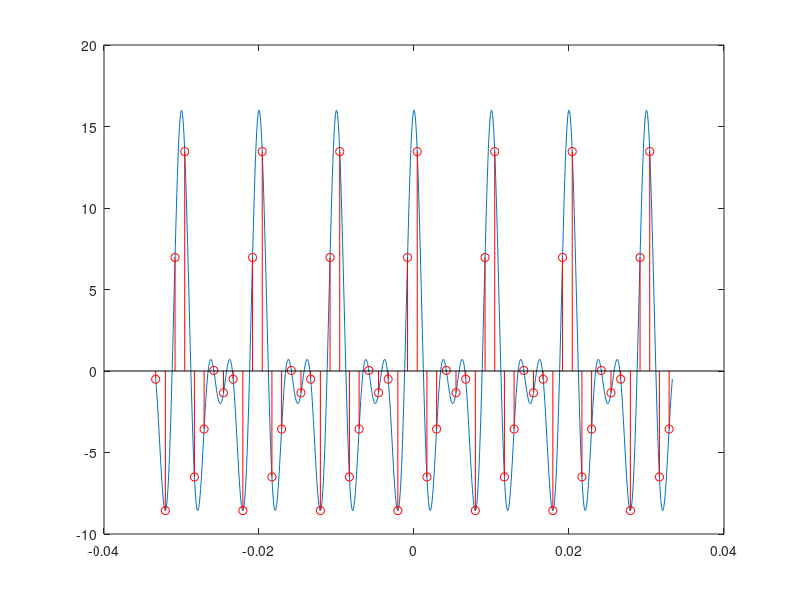
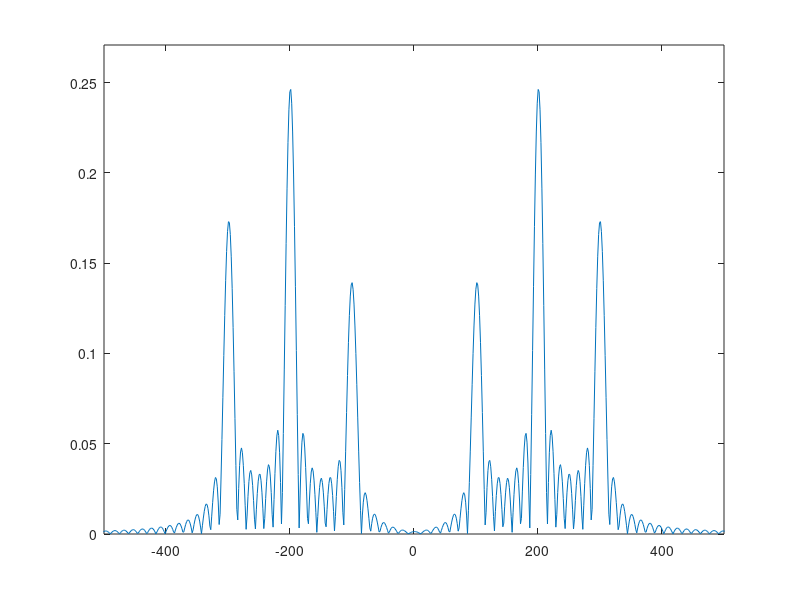
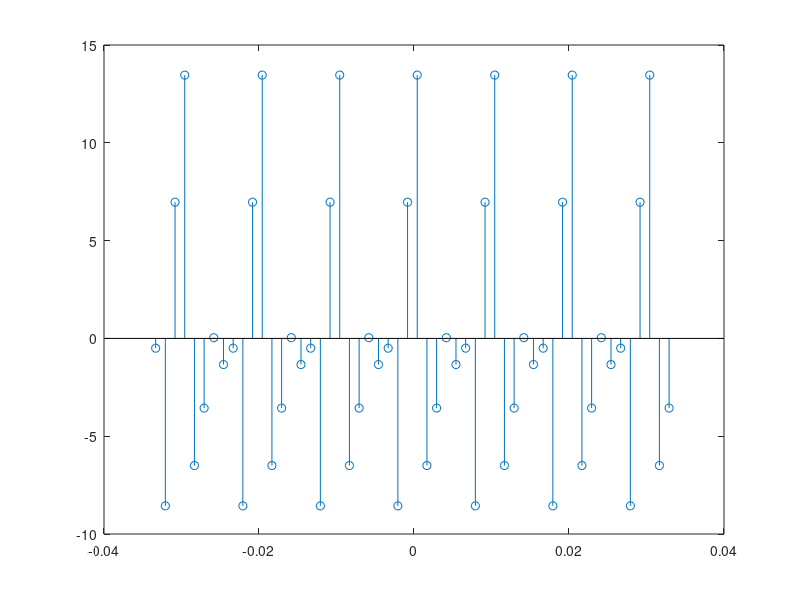
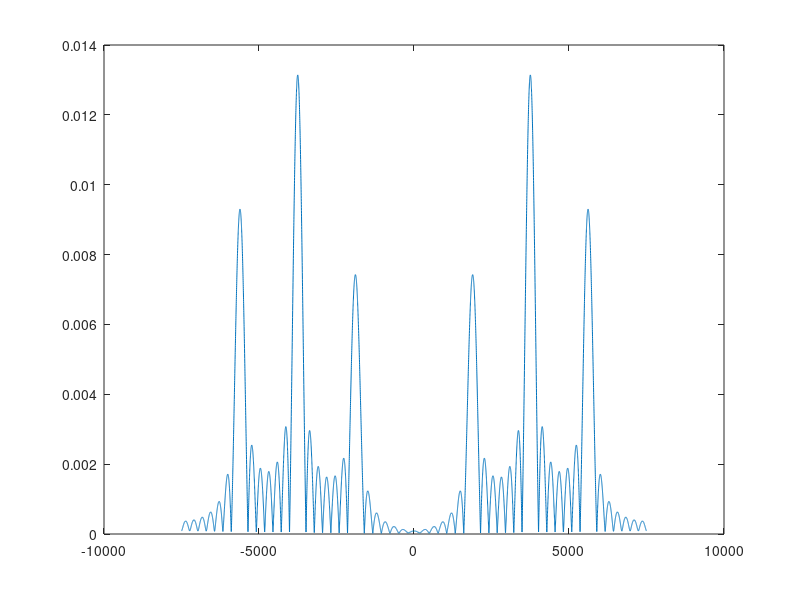

The MATLAB script that drew these images, in order:
clear all
close all

fs=50*300;
ts=1/fs;
fmax=300;
fn=2*fmax; %Frecuencia de Nyquist

t=-10/300:ts:10/300;

m=4*cos(200*pi*t) + 7*cos(400*pi*t) + 5*cos(600*pi*t);

figure(1)
plot(t,m)
N=10000;
M=fftshift(fft(m,N))*ts;
w=linspace(-fs/2,fs/2,N)*2*pi;

figure(2)
plot(w/(2*pi),abs(M))
axis([-500 500 0 1.1*max(abs(M))])

Fs=800;
Ts=1/Fs;

tn=-10/300:Ts:10/300;
n=4*cos(200*pi*tn) + 7*cos(400*pi*tn) + 5*cos(600*pi*tn);

figure(1)
hold on
stem(tn,n,'r')

m2=4*cos(200*pi*tn) + 7*cos(400*pi*tn) + 5*cos(600*pi*tn);
figure(3)
stem(tn,m2)
M2=fftshift(fft(m2,N))*ts;

figure(4)
plot(w/(2*pi),abs(M2))
